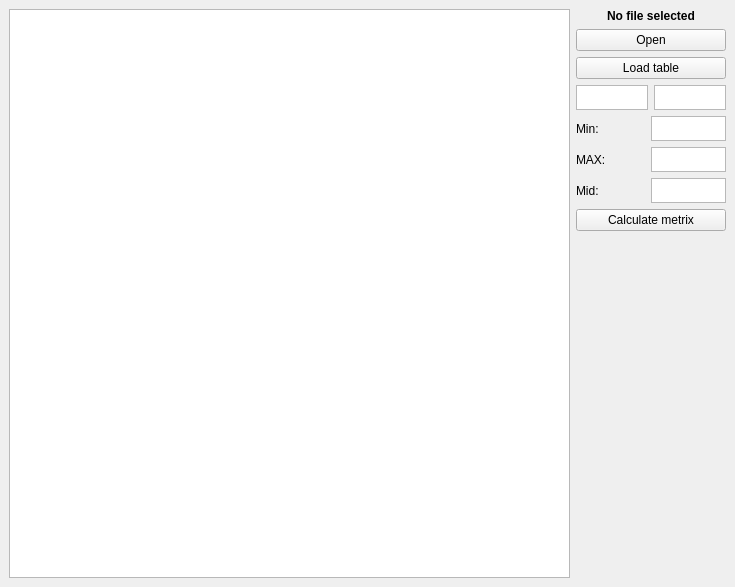
<?xml version="1.0" encoding="UTF-8"?>
<ui version="4.0">
 <class>MainWindow</class>
 <widget class="QMainWindow" name="MainWindow">
  <property name="geometry">
   <rect>
    <x>0</x>
    <y>0</y>
    <width>735</width>
    <height>587</height>
   </rect>
  </property>
  <property name="minimumSize">
   <size>
    <width>400</width>
    <height>400</height>
   </size>
  </property>
  <property name="windowTitle">
   <string>MainWindow</string>
  </property>
  <widget class="QWidget" name="centralwidget">
   <layout class="QHBoxLayout" name="horizontalLayout_7" stretch="10,1">
    <item>
     <widget class="QTableView" name="tableView">
      <property name="enabled">
       <bool>true</bool>
      </property>
      <attribute name="verticalHeaderVisible">
       <bool>false</bool>
      </attribute>
     </widget>
    </item>
    <item>
     <layout class="QVBoxLayout" name="verticalLayout_2">
      <item>
       <widget class="QLabel" name="fileNameLabel">
        <property name="enabled">
         <bool>true</bool>
        </property>
        <property name="minimumSize">
         <size>
          <width>150</width>
          <height>0</height>
         </size>
        </property>
        <property name="text">
         <string>&lt;html&gt;&lt;head/&gt;&lt;body&gt;&lt;p align=&quot;center&quot;&gt;&lt;span style=&quot; font-weight:700;&quot;&gt;No file selected&lt;/span&gt;&lt;/p&gt;&lt;/body&gt;&lt;/html&gt;</string>
        </property>
       </widget>
      </item>
      <item>
       <widget class="QPushButton" name="openButton">
        <property name="minimumSize">
         <size>
          <width>0</width>
          <height>0</height>
         </size>
        </property>
        <property name="text">
         <string>Open</string>
        </property>
       </widget>
      </item>
      <item>
       <widget class="QPushButton" name="loadButton">
        <property name="text">
         <string>Load table</string>
        </property>
       </widget>
      </item>
      <item>
       <layout class="QVBoxLayout" name="verticalLayout_3">
        <item>
         <layout class="QHBoxLayout" name="horizontalLayout_4">
          <item>
           <widget class="QTextEdit" name="regionInputTextField">
            <property name="maximumSize">
             <size>
              <width>16777215</width>
              <height>25</height>
             </size>
            </property>
            <property name="verticalScrollBarPolicy">
             <enum>Qt::ScrollBarPolicy::ScrollBarAlwaysOff</enum>
            </property>
           </widget>
          </item>
          <item>
           <widget class="QTextEdit" name="collumInputTextField">
            <property name="maximumSize">
             <size>
              <width>16777215</width>
              <height>25</height>
             </size>
            </property>
            <property name="verticalScrollBarPolicy">
             <enum>Qt::ScrollBarPolicy::ScrollBarAlwaysOff</enum>
            </property>
            <property name="horizontalScrollBarPolicy">
             <enum>Qt::ScrollBarPolicy::ScrollBarAlwaysOff</enum>
            </property>
           </widget>
          </item>
         </layout>
        </item>
        <item>
         <layout class="QHBoxLayout" name="horizontalLayout_3">
          <item>
           <widget class="QLabel" name="label_2">
            <property name="minimumSize">
             <size>
              <width>35</width>
              <height>0</height>
             </size>
            </property>
            <property name="text">
             <string>Min:</string>
            </property>
           </widget>
          </item>
          <item>
           <widget class="QTextEdit" name="minTextField">
            <property name="minimumSize">
             <size>
              <width>35</width>
              <height>0</height>
             </size>
            </property>
            <property name="maximumSize">
             <size>
              <width>75</width>
              <height>25</height>
             </size>
            </property>
            <property name="verticalScrollBarPolicy">
             <enum>Qt::ScrollBarPolicy::ScrollBarAlwaysOff</enum>
            </property>
            <property name="horizontalScrollBarPolicy">
             <enum>Qt::ScrollBarPolicy::ScrollBarAlwaysOff</enum>
            </property>
           </widget>
          </item>
         </layout>
        </item>
       </layout>
      </item>
      <item>
       <layout class="QHBoxLayout" name="horizontalLayout_5">
        <item>
         <widget class="QLabel" name="label_3">
          <property name="minimumSize">
           <size>
            <width>35</width>
            <height>0</height>
           </size>
          </property>
          <property name="text">
           <string>MAX:</string>
          </property>
         </widget>
        </item>
        <item>
         <widget class="QTextEdit" name="maxTextField">
          <property name="minimumSize">
           <size>
            <width>35</width>
            <height>0</height>
           </size>
          </property>
          <property name="maximumSize">
           <size>
            <width>75</width>
            <height>25</height>
           </size>
          </property>
          <property name="verticalScrollBarPolicy">
           <enum>Qt::ScrollBarPolicy::ScrollBarAlwaysOff</enum>
          </property>
          <property name="horizontalScrollBarPolicy">
           <enum>Qt::ScrollBarPolicy::ScrollBarAlwaysOff</enum>
          </property>
         </widget>
        </item>
       </layout>
      </item>
      <item>
       <layout class="QHBoxLayout" name="horizontalLayout_6">
        <item>
         <widget class="QLabel" name="label_4">
          <property name="minimumSize">
           <size>
            <width>35</width>
            <height>0</height>
           </size>
          </property>
          <property name="text">
           <string>Mid:</string>
          </property>
         </widget>
        </item>
        <item>
         <widget class="QTextEdit" name="midTextField">
          <property name="minimumSize">
           <size>
            <width>35</width>
            <height>0</height>
           </size>
          </property>
          <property name="maximumSize">
           <size>
            <width>75</width>
            <height>25</height>
           </size>
          </property>
          <property name="verticalScrollBarPolicy">
           <enum>Qt::ScrollBarPolicy::ScrollBarAlwaysOff</enum>
          </property>
          <property name="horizontalScrollBarPolicy">
           <enum>Qt::ScrollBarPolicy::ScrollBarAlwaysOff</enum>
          </property>
         </widget>
        </item>
       </layout>
      </item>
      <item>
       <widget class="QPushButton" name="calcButton">
        <property name="text">
         <string>Calculate metrix</string>
        </property>
       </widget>
      </item>
      <item>
       <spacer name="verticalSpacer">
        <property name="orientation">
         <enum>Qt::Orientation::Vertical</enum>
        </property>
        <property name="sizeHint" stdset="0">
         <size>
          <width>20</width>
          <height>40</height>
         </size>
        </property>
       </spacer>
      </item>
     </layout>
    </item>
   </layout>
  </widget>
 </widget>
 <resources/>
 <connections/>
</ui>
